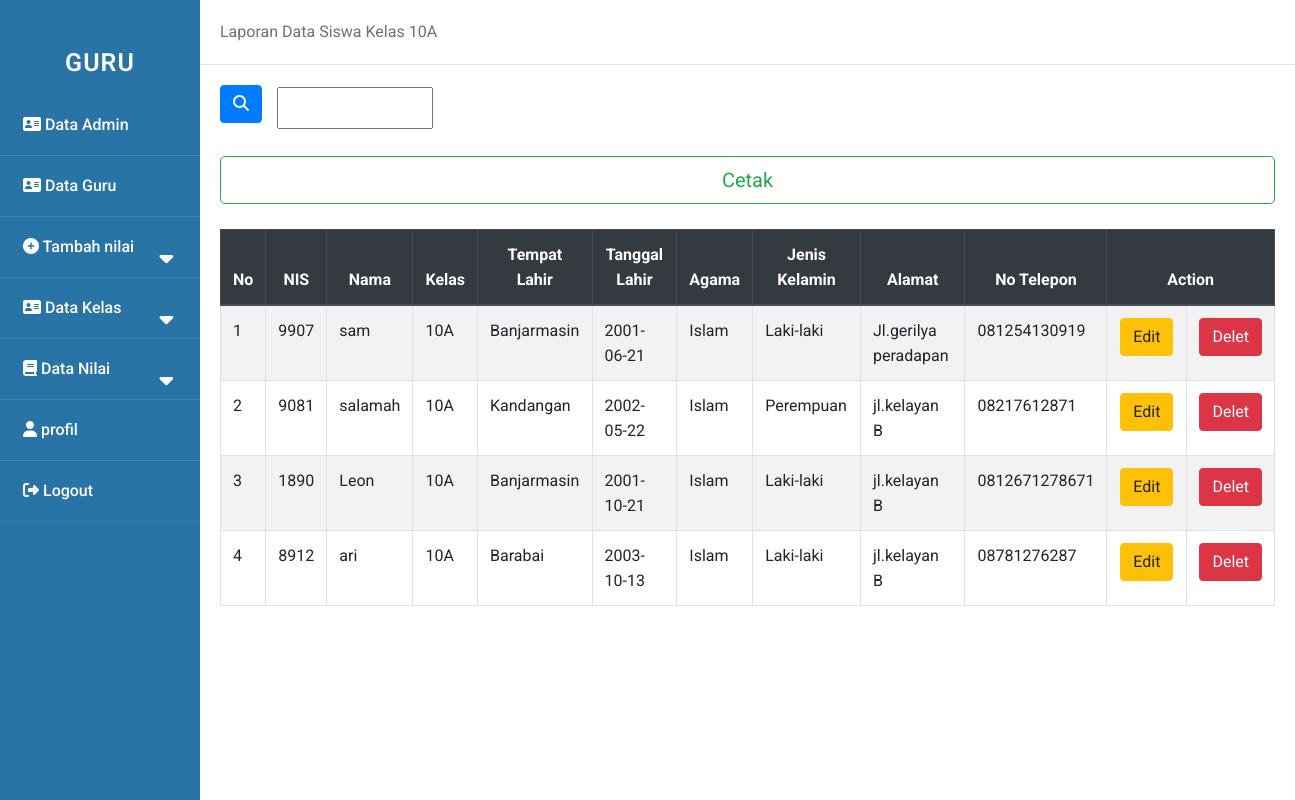
Screenshot of /guru/kelas_10a.php with the database file from the repository.
### tables this page shows
CREATE TABLE `data_siswa` (
  `id` int(100) NOT NULL,
  `nis` int(100) NOT NULL,
  `nama` varchar(100) NOT NULL,
  `tempat` varchar(100) NOT NULL,
  `kelas` varchar(10) NOT NULL,
  `tanggal` date NOT NULL,
  `alamat` varchar(100) NOT NULL,
  `tlp` text NOT NULL,
  `agama` varchar(100) NOT NULL,
  `jenis` varchar(100) NOT NULL
);

### guru/kelas_10a.php (the view, shortened to what this page needs)
<!DOCTYPE html>
<html>
    <head>
        <link rel="stylesheet" href="../asset/style.css">
    </head>
    <body>
    <div class="wrapper">
    <nav class="sidebar">
            <div class="text">GURU</div>
            <ul>
                <li><a href="data_admin.php"><i class="fas fa-address-card"></i> Data Admin</a></li>
                <li><a href="data_guru.php"><i class="fas fa-address-card "></i> Data Guru</a></li>
                <li>
                    <a class="nil-btn"><i class="fas fa-plus-circle"></i> Tambah nilai
                    <span class="fas fa-caret-down tam"></span>
                    </a>
                </li>
                <li>
                    <a class="feat-btn"><i class="fas fa-address-card "></i> Data Kelas
                        <span class="fas fa-caret-down first"></span>
                    </a>
                </li>
                <li>
                    <a class="serv-btn"><i class="fas fa-book"></i> Data Nilai
                    <span class="fas fa-caret-down second"></span>
                    </a>
                </li>
                <li><a href="profil.php"><i class="fas fa-user"></i> profil</a></li>
                <li><a href="../logout.php"><i class="fas fa-sign-out-alt"></i> Logout</a></li>
            </ul>
        </nav>
        <div class="main_content">
        <div class="header">Laporan Data Siswa Kelas 10A</div>
        <div class="info">
        <head>
            <link rel="stylesheet" href="https://cdn.jsdelivr.net/npm/bootstrap@4.5.3/dist/css/bootstrap.min.css">
        </head>
        <form action="" method="post" class="form-inline">
            <button type="submit" class="btn btn-primary mb-2" name="submit"><i class="fas fa-search"></i></button>
            <div class="col-sm-11">
                <input type="text" name="cari" palceholder="pencarian" autocomplete="off" class="col-sm-2 col-form-label">
            </div>
        </form>
        <br>
            <body>
            <a href="cetak.php"><button type="button" class="btn btn-outline-success btn-lg btn-block">Cetak</button>
            <br>
                <table class="table table-bordered table-striped">
            <thead class="thead-dark">
                <tr align="center">
                    <th scope="col">No</th>
                    <th scope="col">NIS</th>
                    <th scope="col">Nama</th>
                    <th scope="col">Kelas</th>
                    <th scope="col">Tempat Lahir</th>
                    <th scope="col">Tanggal Lahir</th>
                    <th scope="col">Agama</th>
                    <th scope="col">Jenis Kelamin</th>
                    <th scope="col">Alamat</th>
                    <th scope="col">No Telepon</th>
                    <th scope="col" colspan="2">Action</th>
                </tr>
            <tbody>
        </thead>
            <?php
                include "../asset/koneksi.php";
                $no=1;
                if(isset($_POST['submit'])){
                    $cari=$_POST['cari'];
                    $query = mysqli_query($koneksi,"SELECT * FROM data_siswa WHERE nama LIKE '$cari%'");
                }else{
                    $query= mysqli_query($koneksi,"SELECT * FROM data_siswa");
                }
                while ($data = mysqli_fetch_array($query)){
            ?>
                <tr>
                    <td><?php echo $no++;?></td>
                    <td><?php echo $data['nis'];?></td>
                    <td><?php echo $data['nama'];?></td>
                    <td><?php echo $data['kelas'];?></td>
                    <td><?php echo $data['tempat'];?></td>
                    <td><?php echo $data['tanggal'];?></td>
                    <td><?php echo $data['agama'];?></td>
                    <td><?php echo $data['jenis'];?></td>
                    <td><?php echo $data['alamat'];?></td>
                    <td><?php echo $data['tlp'];?></td>
                    <td align="center" width="80"><a href="edit-siswa.php?id=<?php echo $data['nis']; ?> ">
                    <button type="button" class="btn btn-warning">Edit</button>
                    <td align="center" width="80"><a href="hapus-siswa.php?id=<?php echo $data['nis']; ?>">
                    <button type="button" class="btn btn-danger">Delet</button>
                    </td>
                </tr>
            <?php
                }
            ?>
                </table>
            </body>
        </div>
    </div>
    </div>
    </body>
</html>

### asset/style.css (style rules this page uses)
* { margin: 0; padding: 0; user-select: none; box-sizing: border-box; font-family: 'roboto', sans-serif; }
.wrapper { display: flex; position: relative; }
.sidebar { position: fixed; width: 200px; height: 100%; left: 0; background: #2874A6; padding: 30px 0; }
.sidebar .text { color: white; font-size: 25px; font-weight: 600; line-height: 65px; text-align: center; background: #2874A6; letter-spacing: 1px; }
.main_content { width: 100%; margin-left: 200px; }
.main_content .header { padding: 20px; background: #fff; color: #717171; border-bottom: 1px solid #e0e4e8; }
.main_content .info { margin: 20px; color: #717171; line-height: 25px; }
nav ul { background: #2874A6; height: 100%; width: 100%; list-style: none; }
nav ul li { line-height: 60px; border-bottom: 1px solid rgba(255, 255, 255, 0.1); }
nav ul li:last-child { border-bottom: 1px solid rgba(255, 255, 255, 0.05); }
nav ul li a { position: relative; color: white; text-decoration: none; font-size: 16px; padding-left: 20px; font-weight: 500; display: block; width: 100%; border-left: 3px solid transparent; }
nav ul li a span { position: absolute; top: 50%; right: 20px; transform: translate(-50%); font-size: 22px; transition: transform 0.4s; }

### rows the page displays
data_siswa: nis "9907", nama "sam", kelas "10A", tempat "Banjarmasin", tanggal "2001-06-21", agama "Islam", jenis "Laki-laki", alamat "Jl.gerilya peradapan", tlp "081254130919"
data_siswa: nis "9081", nama "salamah", kelas "10A", tempat "Kandangan", tanggal "2002-05-22", agama "Islam", jenis "Perempuan", alamat "jl.kelayan B", tlp "08217612871"
data_siswa: nis "1890", nama "Leon", kelas "10A", tempat "Banjarmasin", tanggal "2001-10-21", agama "Islam", jenis "Laki-laki", alamat "jl.kelayan B", tlp "0812671278671"
data_siswa: nis "8912", nama "ari", kelas "10A", tempat "Barabai", tanggal "2003-10-13", agama "Islam", jenis "Laki-laki", alamat "jl.kelayan B", tlp "08781276287"
